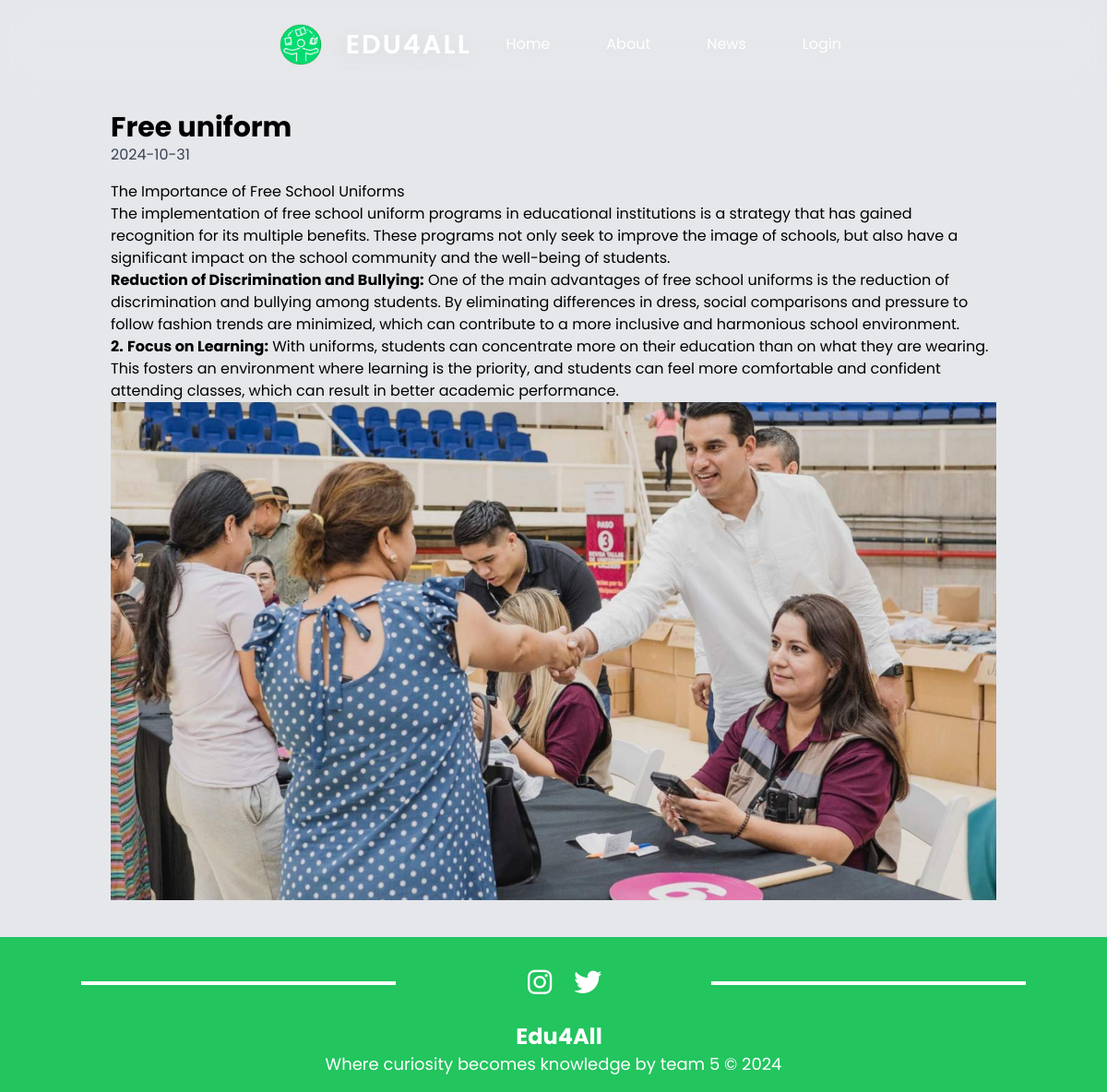
Screenshot of /publicaciones.php?id=6 with the database file from the repository.
### tables this page shows
CREATE TABLE `reporte_gastos` (
  `id` int(2) NOT NULL,
  `titulo` varchar(45) NOT NULL,
  `fecha_publi` date NOT NULL,
  `reporte` longtext NOT NULL,
  `image` varchar(100) NOT NULL
);

### Conexion/conexion.php (called while the page is built, shortened)
<?php
	class Conexion
	{
		private $host='localhost';
		private $usuario='root';
		private $password = '';
		private $base='escuela';
		public $sentencia;
		private $conexion;
		private function abrir_conexion(){
			$this->conexion = new mysqli($this->host,$this->usuario,$this->password,$this->base);
		}
		public function obtener_sentencia(){
			$result = $this->conexion->query($this->sentencia);
			return $result;
		}
	}
?>

### Conexion/contacto.php (called while the page is built, shortened)
<?php
    include ("conexion.php");
    class Contacto extends Conexion {
        public function buscarPostPorId($id){
            $this->sentencia = "SELECT * FROM reporte_gastos WHERE id = '$id'";
            $result = $this->obtener_sentencia();
            return $result;
        }
    }
?>

### publicaciones.php (the view, shortened to what this page needs)
<!DOCTYPE html>
<html lang="es">
<head>
    <link href="https://cdn.jsdelivr.net/npm/tailwindcss@2.2.19/dist/tailwind.min.css" rel="stylesheet">
</head>
<body class="bg-gray-200">
    <?php include ("navbar.php"); ?>
    <div class="pt-20"></div>
    <?php
        include ("Conexion/contacto.php");
        $contacto = new Contacto();
        $id = $_GET['id'];
        $result = $contacto->buscarPostPorId($id);
        while ($row = $result->fetch_assoc()) {
            echo "<div class='container mx-auto px-4 py-6'>";
            echo "<div class='p-4'>";
            echo "<h2 class='text-3xl font-bold'>".$row['titulo']."</h2>";
            echo "<p class='text-gray-700 mb-4'>".$row['fecha_publi']."</p>";
            echo "<p class='text-gray-700 mb-4'>".$row['reporte']."</p>";
            echo "<div class='relative w-full' style='padding-bottom: 56.25%;'>";
            echo "<img src='SRC/".$row['image']."' alt='Descripción de la imagen' class='absolute inset-0 w-full h-full object-contain'>";
            echo "</div>";
            echo "</div>";
            echo "</div>";
        }
    ?>
</body>
<?php include ("footer.php"); ?>
</html>

### styles/carrucel.css (style rules this page uses)
:root { --white-color: #fff; --dark-color: #222; --body-bg-color: #fff; --section-bg-color: #202834; --navigation-item-hover-color: #3b5378; --text-shadow: 0 5px 25px rgba(0, 0, 0, 0.1); --box-shadow: 0 5px 25px rgb(0 0 0 / 20%); --scroll-bar-color: #fff; --scroll-thumb-color: #282f4e; --scroll-thumb-hover-color: #454f6b; }
* { margin: 0; padding: 0; box-sizing: border-box; font-family: 'Poppins', sans-serif; }
body { background: var(--body-bg-color); }

### rows the page displays
reporte_gastos: titulo "Free uniform", fecha_publi "2024-10-31", reporte "The Importance of Free School Uniforms The implementation of free school uniform programs in educational institutions is a strategy that has gained recognition for its multiple benefits. These programs not only seek to improve the image of schools, but also have a significant impact on the school community and the well-being of students. Reduction of Discrimination and Bullying: One of the main advantages of free school uniforms is the reduction of discrimination and bullying among students. By eliminating differences in dress, social comparisons and pressure to follow fashion trends are minimized, which can contribute to a more inclusive and harmonious school environment. 2. Focus on…", image (picture)
